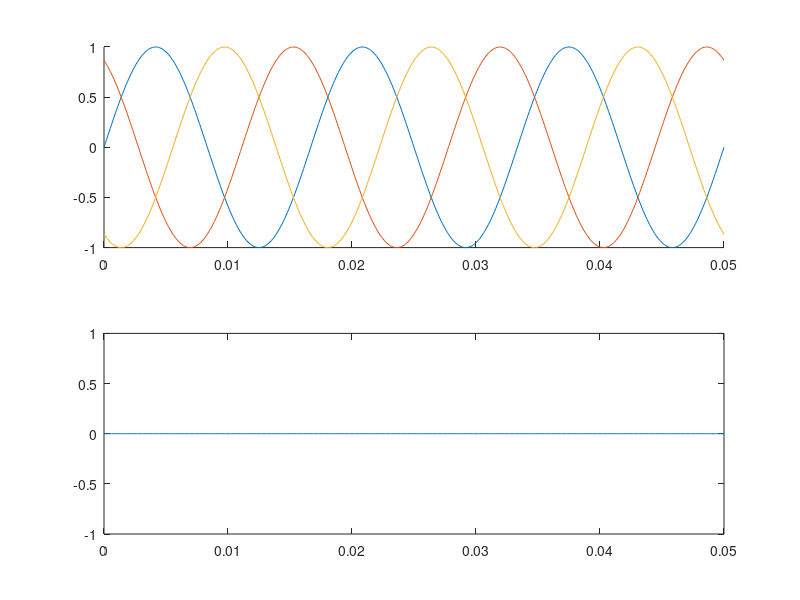

Recreate this plot in MATLAB.
clear all 
clc

T = 0.0001;
t = 0:T:0.05;
harmonic = 1;

x1 = sin(2*pi*60*harmonic*t);
x2 = sin(2*pi*60*harmonic*t + (2/3)*pi);
x3 = sin(2*pi*60*harmonic*t + (4/3)*pi);
x_sum = x1+x2+x3;

figure
subplot(211);
hold on;
plot(t,x1);
plot(t,x2);
plot(t,x3);
hold off
subplot(212);
plot(t,x_sum);
ylim([-1 1]);
